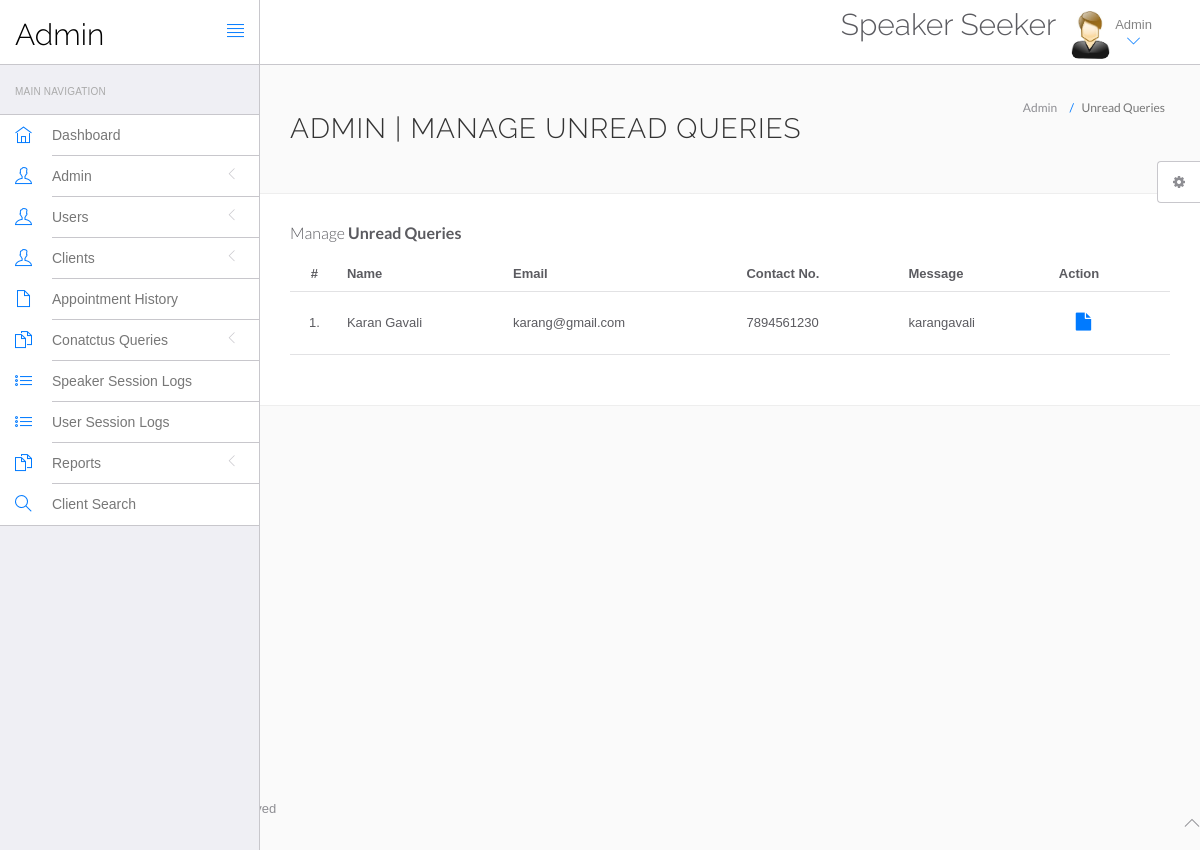
The page /speaker/sms/admin/unread-queries.php (signed in) on the database its author committed.
### tables this page shows
CREATE TABLE `tblcontactus` (
  `id` int(11) NOT NULL,
  `fullname` varchar(255) DEFAULT NULL,
  `email` varchar(255) DEFAULT NULL,
  `contactno` bigint(12) DEFAULT NULL,
  `message` mediumtext DEFAULT NULL,
  `PostingDate` timestamp NULL DEFAULT current_timestamp(),
  `AdminRemark` mediumtext DEFAULT NULL,
  `LastupdationDate` timestamp NULL DEFAULT NULL ON UPDATE current_timestamp(),
  `IsRead` int(11) DEFAULT NULL
);

### speaker/sms/admin/unread-queries.php (the view, shortened to what this page needs)
<?php
include('include/config.php');
?>
<!DOCTYPE html>
<html lang="en">
	<head>
		<link rel="stylesheet" href="vendor/bootstrap/css/bootstrap.min.css">
		<link rel="stylesheet" href="vendor/fontawesome/css/font-awesome.min.css">
		<link rel="stylesheet" href="vendor/themify-icons/themify-icons.min.css">
		<link href="vendor/animate.css/animate.min.css" rel="stylesheet" media="screen">
		<link href="vendor/perfect-scrollbar/perfect-scrollbar.min.css" rel="stylesheet" media="screen">
		<link href="vendor/switchery/switchery.min.css" rel="stylesheet" media="screen">
		<link href="vendor/bootstrap-touchspin/jquery.bootstrap-touchspin.min.css" rel="stylesheet" media="screen">
		<link href="vendor/select2/select2.min.css" rel="stylesheet" media="screen">
		<link href="vendor/bootstrap-datepicker/bootstrap-datepicker3.standalone.min.css" rel="stylesheet" media="screen">
		<link href="vendor/bootstrap-timepicker/bootstrap-timepicker.min.css" rel="stylesheet" media="screen">
		<link rel="stylesheet" href="assets/css/styles.css">
		<link rel="stylesheet" href="assets/css/plugins.css">
		<link rel="stylesheet" href="assets/css/themes/theme-1.css" id="skin_color" />
	</head>
	<body>
		<div id="app">
<?php include('include/sidebar.php');?>
			<div class="app-content">
						<?php include('include/header.php');?>
				<div class="main-content" >
					<div class="wrap-content container" id="container">
						<section id="page-title">
							<div class="row">
								<div class="col-sm-8">
									<h1 class="mainTitle">Admin | Manage Unread Queries</h1>
																	</div>
								<ol class="breadcrumb">
									<li>
										<span>Admin</span>
									</li>
									<li class="active">
										<span>Unread Queries</span>
									</li>
								</ol>
							</div>
						</section>
						<div class="container-fluid container-fullw bg-white">
									<div class="row">
								<div class="col-md-12">
									<h5 class="over-title margin-bottom-15">Manage <span class="text-bold">Unread Queries</span></h5>
									<table class="table table-hover" id="sample-table-1">
										<thead>
											<tr>
												<th class="center">#</th>
												<th>Name</th>
												<th class="hidden-xs">Email</th>
												<th>Contact No. </th>
												<th>Message </th>
												<th>Action</th>
											</tr>
										</thead>
										<tbody>
<?php
$sql=mysqli_query($con,"select * from tblcontactus where IsRead is null");
$cnt=1;
while($row=mysqli_fetch_array($sql))
{
?>
											<tr>
												<td class="center"><?php echo $cnt;?>.</td>
												<td class="hidden-xs"><?php echo $row['fullname'];?></td>
												<td><?php echo $row['email'];?></td>
												<td><?php echo $row['contactno'];?></td>
												<td><?php echo $row['message'];?></td>
												<td >
												<div class="visible-md visible-lg hidden-sm hidden-xs">
							<a href="query-details.php?id=<?php echo $row['id'];?>" class="btn btn-transparent btn-lg" title="View Details"><i class="fa fa-file"></i></a>
												</div>
												</td>
											</tr>
											<?php
$cnt=$cnt+1;
											 }?>
										</tbody>
									</table>
								</div>
							</div>
								</div>
							</div>
						</div>
					</div>
				</div>
	<?php include('include/footer.php');?>
	<?php include('include/setting.php');?>
	</body>
</html>

### speaker/sms/admin/assets/css/themes/theme-1.css (style rules this page uses)
body { background: #FAFAFA; }

### rows shown on the page
tblcontactus: fullname "Karan Gavali", email "karang@gmail.com", contactno "7894561230", message "karangavali"
